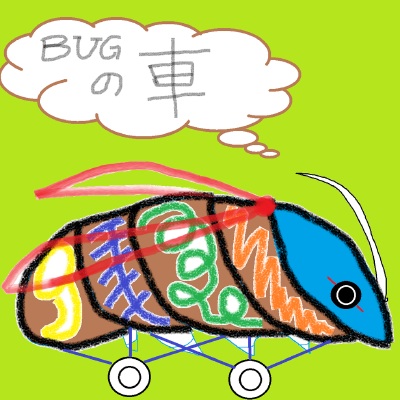
#> input picture hw5_json/back.png, 400 x 400 px
$ jupyter execute Untitled.ipynb
#> lines starting #> are read from the running program, lines starting #| are printed output that depends on the picture
[cell 1]
import numpy as np
import cv2

img = cv2.imread('back.png', 0)
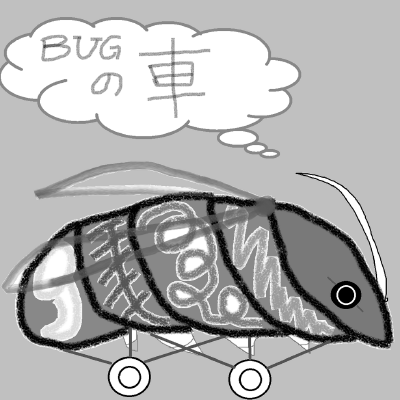
#> img: shape (400, 400); min 0, max 255, mean 178.7

height, width = (img.shape)
#> height = 400; width = 400
for i in range(0, width):
    print(img[height//2][i])
#> this loop made 400 passes
#| 192
#| 192
#| 192
#| 192
#| 192
#| 192
#| 192
#| 192
#> (further printed lines are left out)
